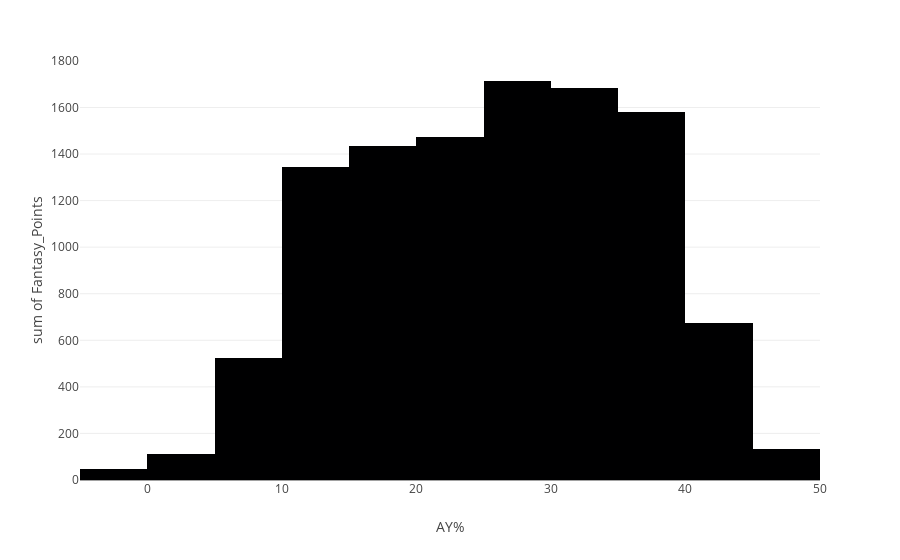

The cell this chart's notebook holds for it:
### Code cell
ay_hist = px.histogram(app_data, x='AY%', y='Fantasy_Points')
ay_hist.show()

### Figure 1 — Plotly figure (JSON) as saved in the notebook; plotly's stock layout.template omitted (floating-point values rounded to 4 significant figures; data arrays with more than 128 entries replaced by an {"elided": "..."} marker saying what was removed)
{"data": [{"alignmentgroup": "True", "bingroup": "x", "histfunc": "sum", "hovertemplate": "AY%=%{x}<br>sum of Fantasy_Points=%{y}<extra></extra>", "legendgroup": "", "marker": {"color": "#000001", "pattern": {"shape": ""}}, "name": "", "offsetgroup": "", "orientation": "v", "showlegend": false, "type": "histogram", "x": {"elided": "230 float values"}, "xaxis": "x", "y": {"elided": "230 float values"}, "yaxis": "y"}], "layout": {"barmode": "relative", "legend": {"tracegroupgap": 0}, "margin": {"t": 60}, "xaxis": {"anchor": "y", "domain": [0, 1], "title": {"text": "AY%"}}, "yaxis": {"anchor": "x", "domain": [0, 1], "title": {"text": "sum of Fantasy_Points"}}}}
